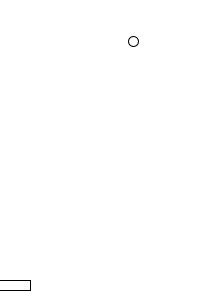
Frame 1 (no input)
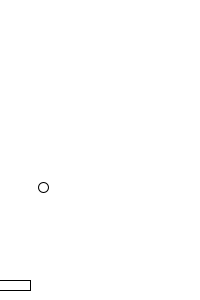
Frame 60 (the mouse pressed at the canvas centre just before this capture)
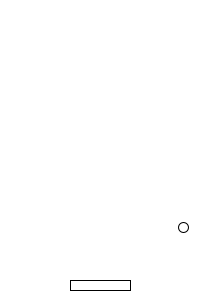
Frame 120 (the mouse held since frame 60 and released just before this capture)

The Processing sketch that drew these frames (run headless with seeded random() and noise(); from frame 60 on, the mouse is pressed at the canvas centre):

// Processing sketch: Part1_3_2_tennis2
// ── Part1_3_2_tennis2.pde
Ball b;
float px, py;

void setup(){
  size(200, 300);
  b = new Ball();
}

void draw(){
  background(255);
  
  px = mouseX;
  py = 280;
  
  b.move(px, py);
  b.draw();
  
  rect(px-30, py, 60, 10);
}



// ── Ball.pde
class Ball{
  float x, y, vx, vy;
  
  Ball(){
    x = random(0, width);
    y = random(0, 150);
    vx = random(2, 4);
    vy = random(2, 4);
  }
  
  void move(float px, float py){
    x += vx;
    y += vy;
    if(x<0 && vx<0) vx = -vx;
    if(x>width && vx>0) vx = -vx;
    if(y<0 && vy<0) vy = -vy;
    if(y>py && y<height && x>px-30 && x<px+30 && vy>0) vy = -vy;
  }
  
  void draw(){
    ellipse(x, y, 10, 10);
  }
}
